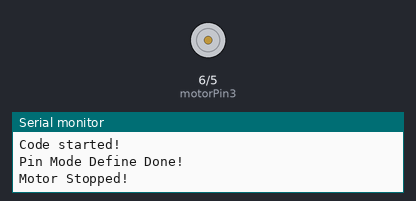
This sketch was run on a simulated Arduino Uno, built with avr-gcc and run on an emulated ATmega328P. Shown: motor-driver pin pairs drawn as motors (green arrow = first pin HIGH = forward, orange = second pin HIGH = backward, longer = more drive), the last lines printed to the serial monitor.

Above: at 0.5 s.
At 1.5 s:
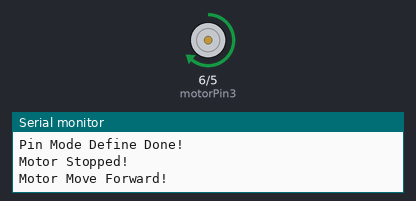
At 5.5 s:
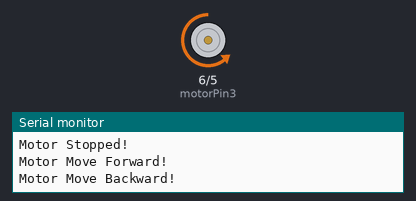
Timing chart, 0 to 6.9 s (numbered marks = the images above):
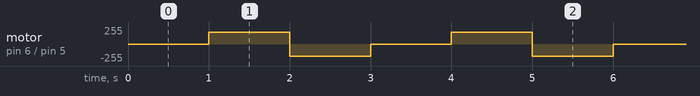

The sketch:

DC_gear_motor_test.ino
```cpp
const int motorPin3 = 6;                   // Pin connected to motor terminal 3 (for controlling motor direction/speed)
const int motorPin4 = 5;                   // Pin connected to motor terminal 4 (for controlling motor direction/speed)

// Function prototypes for controlling motor movement
void moveStop();
void moveForward();
void moveBackward();

void setup() {
  Serial.begin(9600);                       // Initialize serial communication at 9600 baud
  Serial.println("Code started!");          // Indicate that the code execution has started
  pinMode(motorPin3, OUTPUT);               // Set motorPin3 as an output pin
  pinMode(motorPin4, OUTPUT);               // Set motorPin4 as an output pin
  Serial.println("Pin Mode Define Done!");  // Indicate that pin mode setup is complete
}

void loop() {
  moveStop();                               // Stop the motor
  delay(1000);                              // Wait for 1 second

  moveForward();                            // Move the motor forward
  delay(1000);                              // Wait for 1 second

  moveBackward();                           // Move the motor backward
  delay(1000);                              // Wait for 1 second
}

void moveStop() {
  analogWrite(motorPin3, 0);                 // Set motorPin3 to 0, stopping the motor
  analogWrite(motorPin4, 0);                 // Set motorPin4 to 0, stopping the motor
  Serial.println("Motor Stopped!");          // Print status to the serial monitor
}

void moveForward() {
  analogWrite(motorPin3, 180);               // Set motorPin3 to a PWM value of 180 (approx. 70% speed) to move forward
  analogWrite(motorPin4, 0);                 // Set motorPin4 to 0, ensuring correct direction
  Serial.println("Motor Move Forward!");     // Print status to the serial monitor
}

void moveBackward() {
  analogWrite(motorPin3, 0);                 // Set motorPin3 to 0
  analogWrite(motorPin4, 180);               // Set motorPin4 to a PWM value of 180 (approx. 70% speed) to move backward
  Serial.println("Motor Move Backward!");    // Print status to the serial monitor
}
```

Measured:
- by itself, motor on pin 6 (motorPin3) / pin 5 (motorPin4): repeats every 3.0 s: backward 180/255 1.0 s, stopped 1.0 s, forward 180/255 1.0 s
